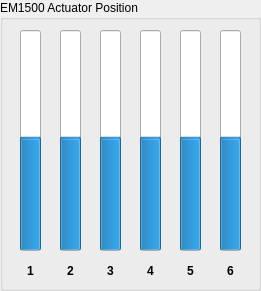
       <widget class="QGroupBox" name="groupBox_7">
        <property name="geometry">
         <rect>
          <x>300</x>
          <y>440</y>
          <width>261</width>
          <height>291</height>
         </rect>
        </property>
        <property name="title">
         <string>EM1500 Actuator Position</string>
        </property>
        <widget class="QProgressBar" name="EM1500_bar1_l1">
         <property name="geometry">
          <rect>
           <x>20</x>
           <y>30</y>
           <width>21</width>
           <height>221</height>
          </rect>
         </property>
         <property name="minimum">
          <number>-100</number>
         </property>
         <property name="value">
          <number>0</number>
         </property>
         <property name="orientation">
          <enum>Qt::Vertical</enum>
         </property>
         <property name="invertedAppearance">
          <bool>false</bool>
         </property>
        </widget>
        <widget class="QProgressBar" name="EM1500_bar1_l2">
         <property name="geometry">
          <rect>
           <x>60</x>
           <y>30</y>
           <width>21</width>
           <height>221</height>
          </rect>
         </property>
         <property name="minimum">
          <number>-100</number>
         </property>
         <property name="value">
          <number>0</number>
         </property>
         <property name="orientation">
          <enum>Qt::Vertical</enum>
         </property>
         <property name="invertedAppearance">
          <bool>false</bool>
         </property>
        </widget>
        <widget class="QProgressBar" name="EM1500_bar1_l3">
         <property name="geometry">
          <rect>
           <x>100</x>
           <y>30</y>
           <width>21</width>
           <height>221</height>
          </rect>
         </property>
         <property name="minimum">
          <number>-100</number>
         </property>
         <property name="value">
          <number>0</number>
         </property>
         <property name="orientation">
          <enum>Qt::Vertical</enum>
         </property>
         <property name="invertedAppearance">
          <bool>false</bool>
         </property>
        </widget>
        <widget class="QProgressBar" name="EM1500_bar1_l4">
         <property name="geometry">
          <rect>
           <x>140</x>
           <y>30</y>
           <width>21</width>
           <height>221</height>
          </rect>
         </property>
         <property name="minimum">
          <number>-100</number>
         </property>
         <property name="value">
          <number>0</number>
         </property>
         <property name="orientation">
          <enum>Qt::Vertical</enum>
         </property>
         <property name="invertedAppearance">
          <bool>false</bool>
         </property>
        </widget>
        <widget class="QProgressBar" name="EM1500_bar1_l5">
         <property name="geometry">
          <rect>
           <x>180</x>
           <y>30</y>
           <width>21</width>
           <height>221</height>
          </rect>
         </property>
         <property name="minimum">
          <number>-100</number>
         </property>
         <property name="value">
          <number>0</number>
         </property>
         <property name="orientation">
          <enum>Qt::Vertical</enum>
         </property>
         <property name="invertedAppearance">
          <bool>false</bool>
         </property>
        </widget>
        <widget class="QProgressBar" name="EM1500_bar1_l6">
         <property name="geometry">
          <rect>
           <x>220</x>
           <y>30</y>
           <width>21</width>
           <height>221</height>
          </rect>
         </property>
         <property name="minimum">
          <number>-100</number>
         </property>
         <property name="value">
          <number>0</number>
         </property>
         <property name="orientation">
          <enum>Qt::Vertical</enum>
         </property>
         <property name="invertedAppearance">
          <bool>false</bool>
         </property>
        </widget>
        <widget class="QLabel" name="label_41">
         <property name="geometry">
          <rect>
           <x>180</x>
           <y>260</y>
           <width>21</width>
           <height>21</height>
          </rect>
         </property>
         <property name="font">
          <font>
           <weight>75</weight>
           <bold>true</bold>
          </font>
         </property>
         <property name="layoutDirection">
          <enum>Qt::LeftToRight</enum>
         </property>
         <property name="text">
          <string>5</string>
         </property>
         <property name="alignment">
          <set>Qt::AlignCenter</set>
         </property>
        </widget>
        <widget class="QLabel" name="label_42">
         <property name="geometry">
          <rect>
           <x>220</x>
           <y>260</y>
           <width>21</width>
           <height>21</height>
          </rect>
         </property>
         <property name="font">
          <font>
           <weight>75</weight>
           <bold>true</bold>
          </font>
         </property>
         <property name="layoutDirection">
          <enum>Qt::LeftToRight</enum>
         </property>
         <property name="text">
          <string>6</string>
         </property>
         <property name="alignment">
          <set>Qt::AlignCenter</set>
         </property>
        </widget>
        <widget class="QLabel" name="label_43">
         <property name="geometry">
          <rect>
           <x>140</x>
           <y>260</y>
           <width>21</width>
           <height>21</height>
          </rect>
         </property>
         <property name="font">
          <font>
           <weight>75</weight>
           <bold>true</bold>
          </font>
         </property>
         <property name="layoutDirection">
          <enum>Qt::LeftToRight</enum>
         </property>
         <property name="text">
          <string>4</string>
         </property>
         <property name="alignment">
          <set>Qt::AlignCenter</set>
         </property>
        </widget>
        <widget class="QLabel" name="label_44">
         <property name="geometry">
          <rect>
           <x>100</x>
           <y>260</y>
           <width>21</width>
           <height>21</height>
          </rect>
         </property>
         <property name="font">
          <font>
           <weight>75</weight>
           <bold>true</bold>
          </font>
         </property>
         <property name="layoutDirection">
          <enum>Qt::LeftToRight</enum>
         </property>
         <property name="text">
          <string>3</string>
         </property>
         <property name="alignment">
          <set>Qt::AlignCenter</set>
         </property>
        </widget>
        <widget class="QLabel" name="label_45">
         <property name="geometry">
          <rect>
           <x>60</x>
           <y>260</y>
           <width>21</width>
           <height>21</height>
          </rect>
         </property>
         <property name="font">
          <font>
           <weight>75</weight>
           <bold>true</bold>
          </font>
         </property>
         <property name="layoutDirection">
          <enum>Qt::LeftToRight</enum>
         </property>
         <property name="text">
          <string>2</string>
         </property>
         <property name="alignment">
          <set>Qt::AlignCenter</set>
         </property>
        </widget>
        <widget class="QLabel" name="label_46">
         <property name="geometry">
          <rect>
           <x>20</x>
           <y>260</y>
           <width>21</width>
           <height>21</height>
          </rect>
         </property>
         <property name="font">
          <font>
           <weight>75</weight>
           <bold>true</bold>
          </font>
         </property>
         <property name="layoutDirection">
          <enum>Qt::LeftToRight</enum>
         </property>
         <property name="text">
          <string>1</string>
         </property>
         <property name="alignment">
          <set>Qt::AlignCenter</set>
         </property>
        </widget>
       </widget>
